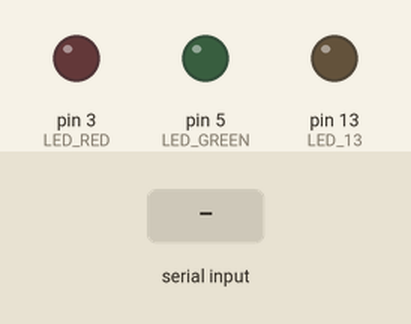
Simulated run of this sketch. Board: Arduino Uno, built with avr-gcc and run on an emulated ATmega328P. Parts: output pins drawn as LEDs (lit = HIGH). The test bench sets the inputs (shaded band).

Above: at 1.2 s.
1.3 s: "r" received over Serial
At 2.5 s:
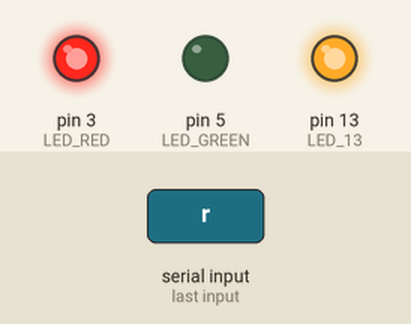
2.8 s: "g" received over Serial
At 3.6 s:
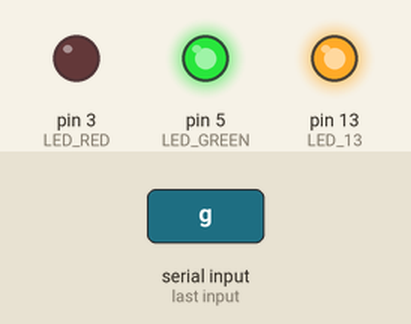
4.3 s: "c" received over Serial
At 4.7 s:
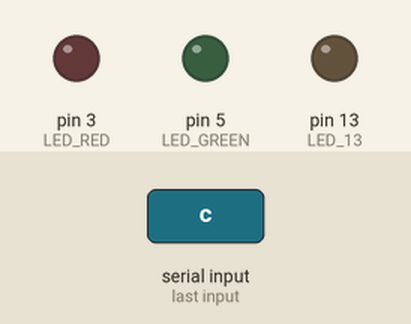
Timing chart, 0 to 7.3 s (numbered marks = the images above; inputs shaded):
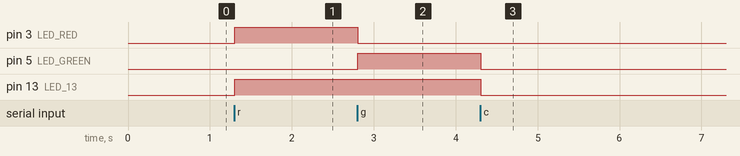

Measured:
- after the input at 1.3 s, pin 3 (LED_RED), pin 13 (LED_13): LOW → HIGH at once
- after the input at 2.8 s, pin 3 (LED_RED): HIGH → LOW at once; pin 5 (LED_GREEN): LOW → HIGH at once
- after the input at 4.3 s, pin 5 (LED_GREEN), pin 13 (LED_13): HIGH → LOW at once

The sketch:

LightstackServerUSB.ino
```cpp
/////////////////////////////////
// io defs
#define LED_GREEN 5
#define LED_RED 3 //should be 3
#define LED_13 13

/////////////////////////////////
//setup
void setup()
{
  //setup I/O pins
  pinMode(LED_GREEN, OUTPUT);
  pinMode(LED_RED, OUTPUT);
  pinMode(LED_13, OUTPUT);

  //start serial communications for debugging output
  Serial.begin(9600);
}

/////////////////////////////////
//main loop
void loop()
{

  //check for serial input
  int incomingByte = 0;
  if (Serial.available() > 0)
  {
    char ch = Serial.read();

    if(ch == 'c')
    {
      digitalWrite(LED_RED, LOW);
      digitalWrite(LED_GREEN, LOW);
      digitalWrite(LED_13, LOW);
    }

    if(ch == 'r')
    {
      digitalWrite(LED_RED, HIGH);
      digitalWrite(LED_GREEN, LOW);
      digitalWrite(LED_13, HIGH);
    }

    if(ch == 'g')
    {
      digitalWrite(LED_GREEN, HIGH);
      digitalWrite(LED_RED, LOW);
      digitalWrite(LED_13, HIGH);
    }

  }

  delay(5);
}
```
